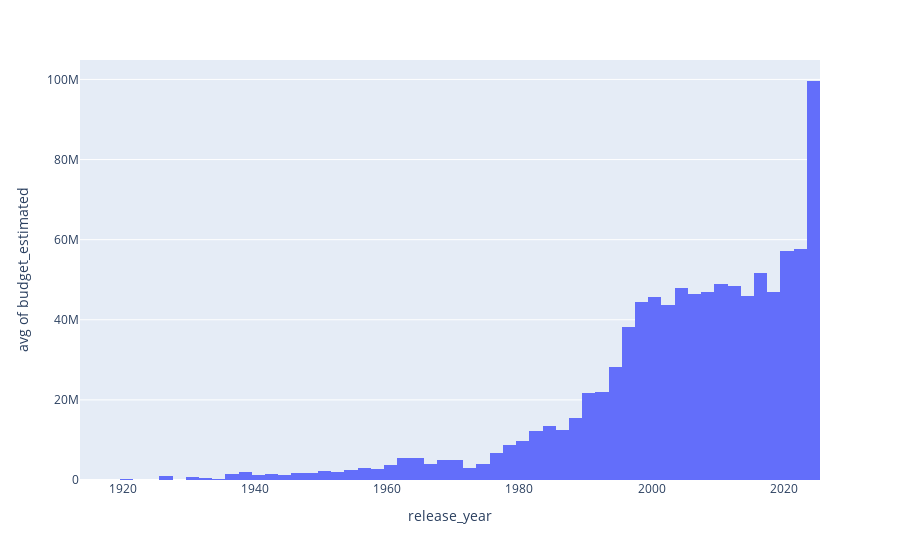

Notebook source saved alongside this figure:
### Markdown cell above
Movies have become more expensive to produce in the last years. But how much? and when did this trend start?

### Code cell
# a budget of 0 means the data is missing from our DataSet
filtered_budget = df[df['budget_estimated'] != 0]
# It's quite hard to find exchange data from before 1990. We'll only use dollars
filtered_budget = filtered_budget[filtered_budget['currency'] == '$']

fig = px.histogram(filtered_budget, x='release_year', y='budget_estimated', histfunc='avg')
fig.show()

### Figure 1 — Plotly figure (JSON) as saved in the notebook; plotly's stock layout.template omitted (floating-point values rounded to 4 significant figures; data arrays with more than 128 entries replaced by an {"elided": "..."} marker saying what was removed)
{"data": [{"alignmentgroup": "True", "bingroup": "x", "histfunc": "avg", "hovertemplate": "release_year=%{x}<br>avg of budget_estimated=%{y}<extra></extra>", "legendgroup": "", "marker": {"color": "#636efa", "pattern": {"shape": ""}}, "name": "", "offsetgroup": "", "orientation": "v", "showlegend": false, "type": "histogram", "x": {"elided": "5453 int values"}, "xaxis": "x", "y": {"elided": "5453 int values"}, "yaxis": "y"}], "layout": {"barmode": "relative", "legend": {"tracegroupgap": 0}, "margin": {"t": 60}, "xaxis": {"anchor": "y", "domain": [0, 1], "title": {"text": "release_year"}}, "yaxis": {"anchor": "x", "domain": [0, 1], "title": {"text": "avg of budget_estimated"}}}}
